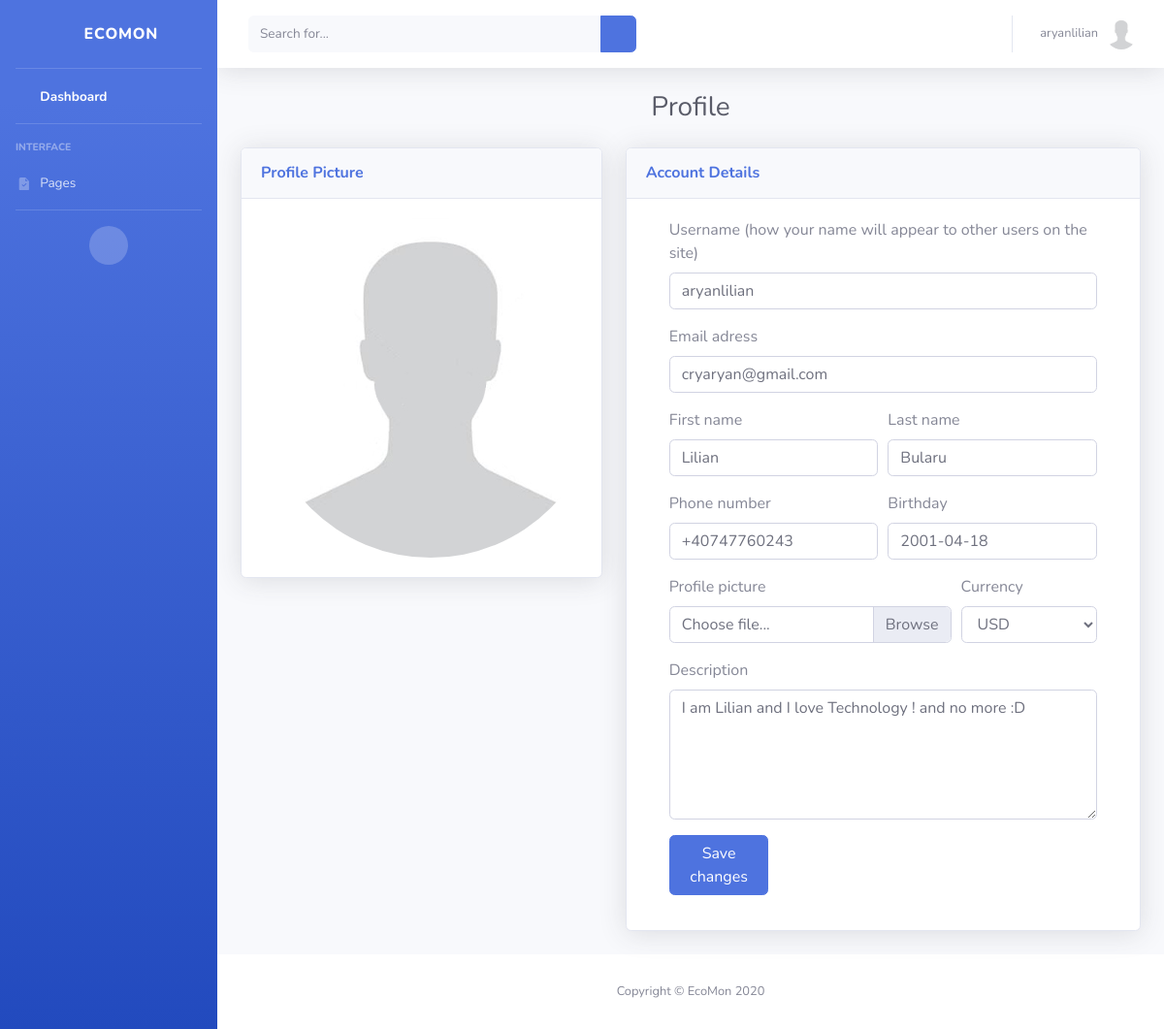
/users/profile/ (signed in), run on the app's committed database.
### users/models.py (models this page shows, shortened)
class User(AbstractUser):
    email = models.EmailField(_('Email'), null=False, blank=False, unique=True)
    first_name = models.CharField(_('First Name'), max_length=100, null=False, blank=False)
    last_name = models.CharField(_('Last Name'), max_length=100, null=False, blank=False)
    birth_date = models.DateField(_('Birth Date'), auto_now_add=False, null=True, blank=True)
    phone_number = PhoneNumberField(_('Phone Number'), null=True, blank=True, unique=True)
    email_verified = models.BooleanField(_('Email Verified'), default=False)
    marketing_email = models.BooleanField(_('Do not marketing email'), default=False)
    accept_terms_and_conditions = models.BooleanField(_('Accept terms and contidions'), default=False)

class Profile(models.Model):
    class Currency(models.TextChoices):
        AED = 'AED', _('AED')
        AUD = 'AUD', _('AUD')
        BRL = 'BRL', _('BRL')
        CAD = 'CAD', _('CAD')
        CHF = 'CHF', _('CHF')
        CLP = 'CLP', _('CLP')
        CNY = 'CNY', _('CNY')
        COP = 'COP', _('COP')
        CZK = 'CZK', _('CZK')
        DKK = 'DKK', _('DKK')
        EUR = 'EUR', _('EUR')
        GBP = 'GBP', _('GBP')
        HKD = 'HKD', _('HKD')
        HUF = 'HUF', _('HUF')
        IDR = 'IDR', _('IDR')
        ILS = 'ILS', _('ILS')
        INR = 'INR', _('INR')
        JPY = 'JPY', _('JPY')
        KRW = 'KRW', _('KRW')
        MDL = 'MDL', _('MDL')
        MXN = 'MXN', _('MXN')
        MYR = 'MYR', _('MYR')
        NOK = 'NOK', _('NOK')
        NZD = 'NZD', _('NZD')
        PHP = 'PHP', _('PHP')
        PLN = 'PLN', _('PLN')
        RON = 'RON', _('RON')
        RUB = 'RUB', _('RUB')
        SAR = 'SAR', _('SAR')
        SEK = 'SEK', _('SEK')
        SGD = 'SGD', _('SGD')
        THB = 'THB', _('THB')
        TRY = 'TRY', _('TRY')
        TWD = 'TWD', _('TWD')
        USD = 'USD', _('USD')
        ZAR = 'ZAR', _('ZAR')
    user = models.OneToOneField(User, on_delete=models.CASCADE)
    image = models.ImageField(_('Avatar'), default='default.jpg', upload_to='profile_pics')
    description = models.TextField(_('Description'), null=False, blank=True)
    currency = models.CharField(_('Currency'), max_length=3, choices=Currency.choices, default=Currency.USD)
    created_date = models.DateTimeField(_('Created Date/Time'), auto_now_add=True)
    updated_date = models.DateTimeField(_('Updated Date/Time'), auto_now=True)

### users/views.py (the view, shortened to what this page needs)
# urls.py: path('profile/', ProfileView.as_view(), name='profile'),
class ProfileView(LoginRequiredMixin, View):
    template_name = 'users/profile.html'
    def get(self, request, *args, **kwargs):
        context = self.get_context_data(**kwargs)
        return render(request, self.template_name, context)
    def get_context_data(self, **kwargs):
        user_update_form = UserUpdateForm(instance=self.request.user)
        profile_update_form = ProfileUpdateForm(instance=self.request.user.profile)
        context = {
            'title' : 'Profile',
            'user_update_form' : user_update_form,
            'profile_update_form' : profile_update_form,
        }
        return context

### users/forms.py
class UserUpdateForm(forms.ModelForm):
    email = forms.EmailField(widget=forms.EmailInput())
    first_name = forms.CharField(widget=forms.TextInput())
    last_name = forms.CharField(widget=forms.TextInput())
    birth_date = forms.DateField()
    phone_number = PhoneNumberField()
    class Meta:
        model = User
        fields = [
            'username',
            'email',
            'first_name',
            'last_name',
            'birth_date',
            'phone_number',
        ]

class ProfileUpdateForm(forms.ModelForm):
    image = forms.ImageField(widget=forms.FileInput())
    description = forms.CharField(widget=forms.Textarea(attrs={'rows': 5, 'cols': 82}))
    class Meta:
        model = Profile
        fields = [
            'image',
            'description',
            'currency',
        ]

### templates/users/profile.html (shortened to what this page needs)
{% extends 'users/base.html' %}
{% load widget_tweaks %}
{% block content %}
    <div class="row">
        <div class="col-xl-5 col-lg-3">
            <div class="card shadow mb-4">
                <div class="card-header py-3 d-flex flex-row align-items-center justify-content-between">
                    <h6 class="m-0 font-weight-bold text-primary">Profile Picture</h6>
                </div>
                <div class="card-body">
                    <img class="img-profile rounded-circle" src="{{ user.profile.image.url }}">
                </div>
            </div>
        </div>
        <div class="col-xl-7 col-lg-7">
            <div class="card shadow mb-4">
                <div class="card-header py-3 d-flex flex-row align-items-center justify-content-between">
                    <h6 class="m-0 font-weight-bold text-primary">Account Details</h6>
                </div>
                <div class="card-body">
                    <div class="container">
                        <form method="POST">
                            <div class="form-row">
                                <div class="form-group col-md-12">
                                    <label for="username">Username (how your name will appear to other users on the site)</label>
                                    {% render_field user_update_form.username class="form-control" placeholder="username" id="username" %}
                                </div>
                            </div>
                            <div class="form-row">
                                <div class="form-group col-md-12">
                                    <label for="email">Email adress</label>
                                    {% render_field user_update_form.email class="form-control" placeholder="name@example.com" id="email" %}
                                </div>
                            </div>
                            <div class="form-row">
                                <div class="form-group col-md-6">
                                    <label for="firstName">First name</label>
                                    {% render_field user_update_form.first_name class="form-control" placeholder="John" id="firstName" %}
                                </div>
                                <div class="form-group col-md-6">
                                    <label for="lastName">Last name</label>
                                    {% render_field user_update_form.last_name class="form-control" placeholder="Hanks" id="lastName" %}
                                </div>
                            </div>
                            <div class="form-row">
                                <div class="form-group col-md-6">
                                    <label for="phoneNumber">Phone number</label>
                                    {% render_field user_update_form.phone_number class="form-control" placeholder="123-345-678" id="phoneNumber" %}
                                </div>
                                <div class="form-group col-md-6">
                                    <label for="birthday">Birthday</label>
                                    {% render_field user_update_form.birth_date class="form-control" placeholder="06/01/2002" id="birthday" %}
                                </div>
                            </div>
                            <div class="form-row">
                                <div class="form-group col-md-8">
                                    <label for="validatedCustomFile">Profile picture</label>
                                    <div class="custom-file">
                                        <label class="custom-file-label" for="validatedCustomFile">Choose file...</label>
                                    </div>
                                </div>
                                <div class="form-group col-md-4">
                                    <label for="currency">Currency</label>
                                    {% render_field profile_update_form.currency id="currency" class="form-control" %}
                                </div>
                            </div>
                            <div class="form-row">
                                <div class="form-group col-md-12">
                                    <label for="description">Description</label>
                                    {% render_field profile_update_form.description class="form-control" id="description" placeholder="Profile description..." %}
                                </div>
                            </div>
                            <div class="form-row">
                                <div class="form-group col-md-3">
                                    <button type="submit" name="button" class="btn btn-md btn-primary">Save changes</button>
                                </div>
                            </div>
                        </form>
                    </div>
                </div>
            </div>
        </div>
    </div>
{% endblock %}

### templates/users/base.html (shortened to what this page needs)
{% load static %}
<!DOCTYPE html>
<html lang="en">
<head>
    <link href="{% static 'vendor/fontawesome-free/css/all.min.css' %}" rel="stylesheet" type="text/css">
    <link href="{% static 'css/sb-admin-2.min.css' %}" rel="stylesheet">
    <link href="{% static 'vendor/datatables/dataTables.bootstrap4.min.css' %}" rel="stylesheet">
</head>
<body id="page-top">
    <div id="wrapper">
        <ul class="navbar-nav bg-gradient-primary sidebar sidebar-dark accordion" id="accordionSidebar">
            <a class="sidebar-brand d-flex align-items-center justify-content-center" href="{% url 'dashboard' %}">
                <div class="sidebar-brand-icon rotate-n-15">
                    <i class="fas fa-laugh-wink"></i>
                </div>
                <div class="sidebar-brand-text mx-3">EcoMon</div>
            </a>
            <hr class="sidebar-divider my-0">
            <li class="nav-item active">
                <a class="nav-link" href="{% url 'dashboard' %}">
                    <span>Dashboard</span></a>
            </li>
            <hr class="sidebar-divider">
            <div class="sidebar-heading">
                Interface
            </div>
            <li class="nav-item">
                <a class="nav-link collapsed" href="#" data-toggle="collapse" data-target="#collapseTwo"
                    aria-expanded="true" aria-controls="collapseTwo">
                    <i class="fas fa-fw">
                    </i>
                    <span>Pages</span>
                </a>
            </li>
            <hr class="sidebar-divider">
            <div class="text-center d-none d-md-inline">
                <button class="rounded-circle border-0" id="sidebarToggle"></button>
            </div>
        </ul>
        <div id="content-wrapper" class="d-flex flex-column">
            <div id="content">
                <nav class="navbar navbar-expand navbar-light bg-white topbar mb-4 static-top shadow">
                    <form
                        class="d-none d-sm-inline-block form-inline mr-auto ml-md-3 my-2 my-md-0 mw-100 navbar-search">
                        <div class="input-group">
                            <input type="text" class="form-control bg-light border-0 small" placeholder="Search for..."
                                aria-label="Search" aria-describedby="basic-addon2">
                            <div class="input-group-append">
                                <button class="btn btn-primary" type="button">
                                    <i class="fas fa-search fa-sm"></i>
                                </button>
                            </div>
                        </div>
                    </form>
                    <ul class="navbar-nav ml-auto">
                        <li class="nav-item dropdown no-arrow">
                            <a class="nav-link dropdown-toggle" href="#" id="userDropdown" role="button"
                                data-toggle="dropdown" aria-haspopup="true" aria-expanded="false">
                                <span class="mr-2 d-none d-lg-inline text-gray-600 small">{{ user.username }}</span>
                                <img class="img-profile rounded-circle" src="{{ user.profile.image.url }}">
                            </a>
                        </li>
                    </ul>
                </nav>
                <div class="container-fluid">
                    <div class="d-sm-flex align-items-center justify-content-center mb-4">
                        <h1 class="h3 mb-0 text-gray-800">{{ title }}</h1>
                    </div>
                    {% block content %}
                    {% endblock %}
                </div>
            </div>
            <footer class="sticky-footer bg-white">
                <div class="container my-auto">
                    <div class="copyright text-center my-auto">
                        <span>Copyright &copy; EcoMon 2020</span>
                    </div>
                </div>
            </footer>
        </div>
    </div>
</body>
</html>

### data on the page
User: username "aryanlilian", profile.image (placeholder picture), email "cryaryan@gmail.com", first_name "Lilian", last_name "Bularu", phone_number "+40747760243", birth_date "2001-04-18"
Profile: currency "USD", description "I am Lilian and I love Technology ! and no more :D"

### other printed values
{{ title }} "Profile"
